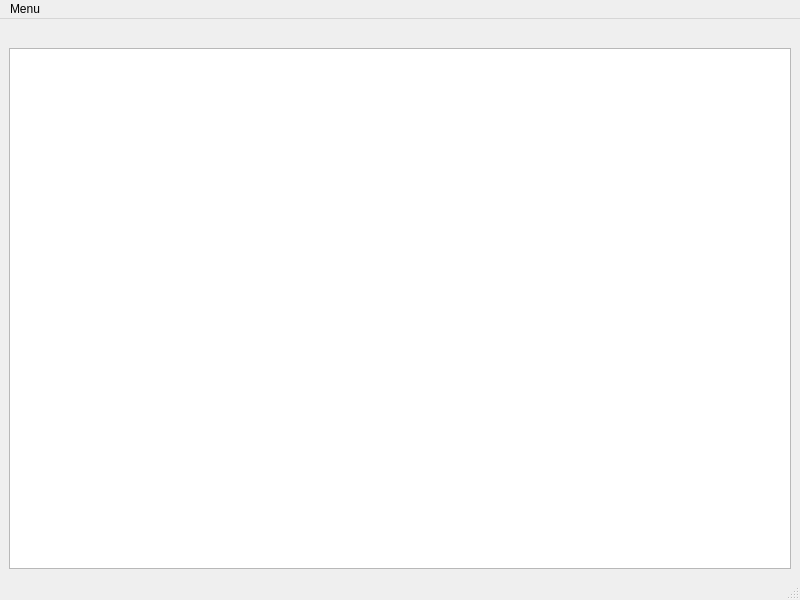
<?xml version="1.0" encoding="UTF-8"?>
<ui version="4.0">
 <class>MainWindow</class>
 <widget class="QMainWindow" name="MainWindow">
  <property name="geometry">
   <rect>
    <x>0</x>
    <y>0</y>
    <width>800</width>
    <height>600</height>
   </rect>
  </property>
  <property name="windowTitle">
   <string>SunShade Management GUI</string>
  </property>
  <widget class="QWidget" name="centralwidget">
   <layout class="QGridLayout" name="gridLayout">
    <item row="1" column="0" colspan="2">
     <widget class="QTableWidget" name="tableWidget"/>
    </item>
    <item row="0" column="0" colspan="2">
     <spacer name="horizontalSpacer">
      <property name="orientation">
       <enum>Qt::Horizontal</enum>
      </property>
      <property name="sizeHint" stdset="0">
       <size>
        <width>40</width>
        <height>20</height>
       </size>
      </property>
     </spacer>
    </item>
   </layout>
  </widget>
  <widget class="QMenuBar" name="menubar">
   <property name="geometry">
    <rect>
     <x>0</x>
     <y>0</y>
     <width>800</width>
     <height>26</height>
    </rect>
   </property>
   <widget class="QMenu" name="menuconfig">
    <property name="title">
     <string>Menu</string>
    </property>
    <addaction name="actionconfig"/>
    <addaction name="separator"/>
    <addaction name="actionmqtt_live"/>
   </widget>
   <addaction name="menuconfig"/>
  </widget>
  <widget class="QStatusBar" name="statusbar"/>
  <action name="actionconfig">
   <property name="text">
    <string>settings</string>
   </property>
  </action>
  <action name="actionmqtt_live">
   <property name="text">
    <string>mqtt_live</string>
   </property>
  </action>
 </widget>
 <resources/>
 <connections/>
</ui>
